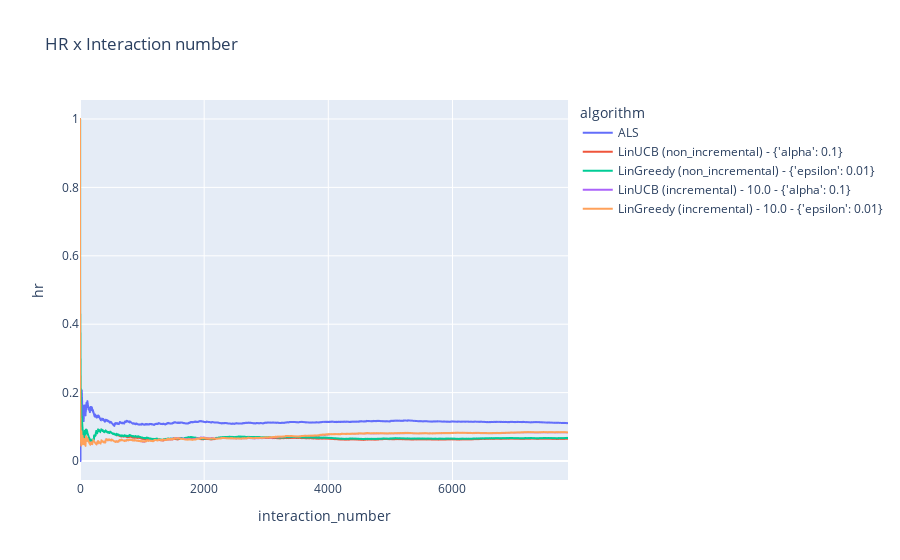

Notebook code cell kept with this figure:
### Code cell
train_size = 0.20
save_path = f'results-v2/{round(train_size * 100):02}-{round((1 - train_size) * 100):02}/recs.csv'

df_recs = pd.read_csv(save_path)
df_recs = filter_best_results(df_recs)

new_algo_names = []
for i, row in df_recs.iterrows():
    new_name = row['algorithm']
    if not math.isnan(row['batch_size']):
        new_name += f' - {row["batch_size"]}'
    if row['hiperparams'] != '{}':
        new_name += f' - {row["hiperparams"]}'
    new_algo_names.append(new_name)

df_recs['algorithm'] = new_algo_names

df_hrs = pd.DataFrame(columns=['algorithm', 'interaction_number', 'hr'])
for algo in df_recs['algorithm'].unique():
    curr_interactions = df_recs[df_recs['algorithm'] == algo]
    curr_interactions = curr_interactions.sort_values(by='interaction_number')

    hrs = []
    hits = 0
    total = 0
    for i, interaction in curr_interactions.iterrows():
        total += 1
        if interaction['item_id'] in eval(interaction['recommendations']):
            hits += 1
        hrs.append(hits / total)
    
    df_hrs = pd.concat([df_hrs, pd.DataFrame({'algorithm': [algo for _ in range(len(hrs))], 'interaction_number': curr_interactions['interaction_number'], 'hr': hrs})])

fig = px.line(df_hrs, x='interaction_number', y='hr', color='algorithm', title='HR x Interaction number')
fig.show()

### Figure 1 — Plotly figure (JSON) as saved in the notebook; plotly's stock layout.template omitted (floating-point values rounded to 4 significant figures; data arrays with more than 128 entries replaced by an {"elided": "..."} marker saying what was removed)
{"data": [{"hovertemplate": "algorithm=ALS<br>interaction_number=%{x}<br>hr=%{y}<extra></extra>", "legendgroup": "ALS", "line": {"color": "#636efa", "dash": "solid"}, "marker": {"symbol": "circle"}, "mode": "lines", "name": "ALS", "showlegend": true, "type": "scattergl", "x": {"elided": "7862 int values"}, "xaxis": "x", "y": {"elided": "7862 float values"}, "yaxis": "y"}, {"hovertemplate": "algorithm=LinUCB (non_incremental) - {'alpha': 0.1}<br>interaction_number=%{x}<br>hr=%{y}<extra></extra>", "legendgroup": "LinUCB (non_incremental) - {'alpha': 0.1}", "line": {"color": "#EF553B", "dash": "solid"}, "marker": {"symbol": "circle"}, "mode": "lines", "name": "LinUCB (non_incremental) - {'alpha': 0.1}", "showlegend": true, "type": "scattergl", "x": {"elided": "7862 int values"}, "xaxis": "x", "y": {"elided": "7862 float values"}, "yaxis": "y"}, {"hovertemplate": "algorithm=LinGreedy (non_incremental) - {'epsilon': 0.01}<br>interaction_number=%{x}<br>hr=%{y}<extra></extra>", "legendgroup": "LinGreedy (non_incremental) - {'epsilon': 0.01}", "line": {"color": "#00cc96", "dash": "solid"}, "marker": {"symbol": "circle"}, "mode": "lines", "name": "LinGreedy (non_incremental) - {'epsilon': 0.01}", "showlegend": true, "type": "scattergl", "x": {"elided": "7862 int values"}, "xaxis": "x", "y": {"elided": "7862 float values"}, "yaxis": "y"}, {"hovertemplate": "algorithm=LinUCB (incremental) - 10.0 - {'alpha': 0.1}<br>interaction_number=%{x}<br>hr=%{y}<extra></extra>", "legendgroup": "LinUCB (incremental) - 10.0 - {'alpha': 0.1}", "line": {"color": "#ab63fa", "dash": "solid"}, "marker": {"symbol": "circle"}, "mode": "lines", "name": "LinUCB (incremental) - 10.0 - {'alpha': 0.1}", "showlegend": true, "type": "scattergl", "x": {"elided": "7862 int values"}, "xaxis": "x", "y": {"elided": "7862 float values"}, "yaxis": "y"}, {"hovertemplate": "algorithm=LinGreedy (incremental) - 10.0 - {'epsilon': 0.01}<br>interaction_number=%{x}<br>hr=%{y}<extra></extra>", "legendgroup": "LinGreedy (incremental) - 10.0 - {'epsilon': 0.01}", "line": {"color": "#FFA15A", "dash": "solid"}, "marker": {"symbol": "circle"}, "mode": "lines", "name": "LinGreedy (incremental) - 10.0 - {'epsilon': 0.01}", "showlegend": true, "type": "scattergl", "x": {"elided": "7862 int values"}, "xaxis": "x", "y": {"elided": "7862 float values"}, "yaxis": "y"}], "layout": {"legend": {"title": {"text": "algorithm"}, "tracegroupgap": 0}, "title": {"text": "HR x Interaction number"}, "xaxis": {"anchor": "y", "domain": [0, 1], "title": {"text": "interaction_number"}}, "yaxis": {"anchor": "x", "domain": [0, 1], "title": {"text": "hr"}}}}
